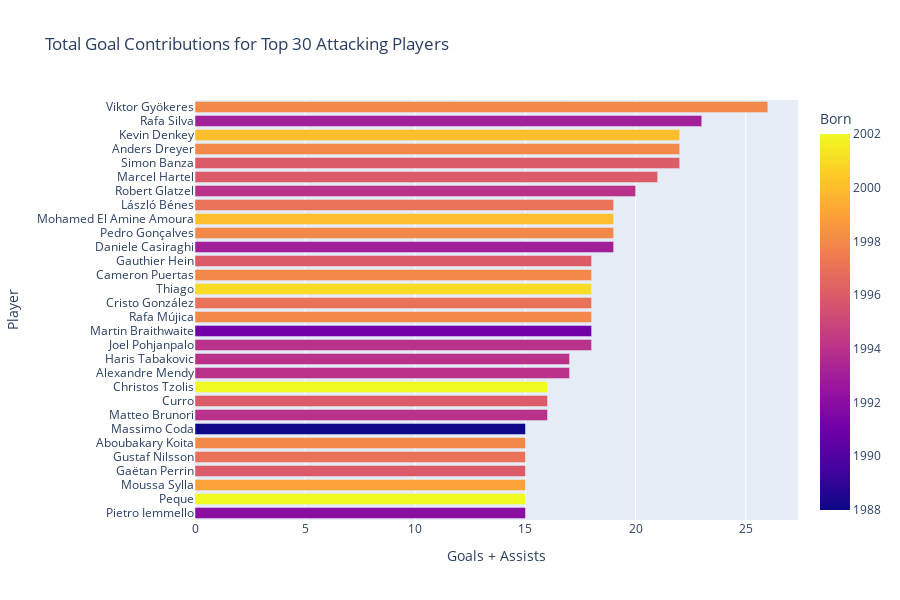

The notebook cell this image was saved under:
### Code cell
top_goals_assists= striker_dataframe.nlargest(30, 'Goals + Assists')
top_goals_assists = top_goals_assists.sort_values('Goals + Assists', ascending=True)
px.bar(top_goals_assists, x='Goals + Assists', y='Player', hover_data=['Player'], orientation='h', height=600, color='Born', title='Total Goal Contributions for Top 30 Attacking Players')

### Figure 1 — Plotly figure (JSON) as saved in the notebook; plotly's stock layout.template omitted (floating-point values rounded to 4 significant figures)
{"data": [{"alignmentgroup": "True", "hovertemplate": "Goals + Assists=%{x}<br>Player=%{y}<br>Born=%{marker.color}<extra></extra>", "legendgroup": "", "marker": {"color": [1992, 2002, 1999, 1996, 1997, 1998, 1988, 1994, 1996, 2002, 1994, 1994, 1994, 1991, 1998, 1997, 2001, 1998, 1996, 1993, 1998, 2000, 1997, 1994, 1996, 1996, 1998, 2000, 1993, 1998], "coloraxis": "coloraxis", "pattern": {"shape": ""}}, "name": "", "offsetgroup": "", "orientation": "h", "showlegend": false, "textposition": "auto", "type": "bar", "x": [15, 15, 15, 15, 15, 15, 15, 16, 16, 16, 17, 17, 18, 18, 18, 18, 18, 18, 18, 19, 19, 19, 19, 20, 21, 22, 22, 22, 23, 26], "xaxis": "x", "y": ["Pietro Iemmello", "Peque", "Moussa Sylla", "Gaëtan Perrin", "Gustaf Nilsson", "Aboubakary Koita", "Massimo Coda", "Matteo Brunori", "Curro", "Christos Tzolis", "Alexandre Mendy", "Haris Tabakovic", "Joel Pohjanpalo", "Martin Braithwaite", "Rafa Mújica", "Cristo González", "Thiago", "Cameron Puertas", "Gauthier Hein", "Daniele Casiraghi", "Pedro Gonçalves", "Mohamed El Amine Amoura", "László Bénes", "Robert Glatzel", "Marcel Hartel", "Simon Banza", "Anders Dreyer", "Kevin Denkey", "Rafa Silva", "Viktor Gyökeres"], "yaxis": "y"}], "layout": {"barmode": "relative", "coloraxis": {"colorbar": {"title": {"text": "Born"}}, "colorscale": [[0, "#0d0887"], [0.1111, "#46039f"], [0.2222, "#7201a8"], [0.3333, "#9c179e"], [0.4444, "#bd3786"], [0.5556, "#d8576b"], [0.6667, "#ed7953"], [0.7778, "#fb9f3a"], [0.8889, "#fdca26"], [1, "#f0f921"]]}, "height": 600, "legend": {"tracegroupgap": 0}, "title": {"text": "Total Goal Contributions for Top 30 Attacking Players"}, "xaxis": {"anchor": "y", "domain": [0, 1], "title": {"text": "Goals + Assists"}}, "yaxis": {"anchor": "x", "domain": [0, 1], "title": {"text": "Player"}}}}
